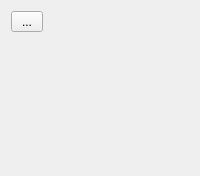
<?xml version="1.0" encoding="UTF-8"?>
<ui version="4.0">
 <class>Dock_position</class>
 <widget class="QWidget" name="Dock_position">
  <property name="sizePolicy">
   <sizepolicy hsizetype="Fixed" vsizetype="Preferred">
    <horstretch>0</horstretch>
    <verstretch>0</verstretch>
   </sizepolicy>
  </property>
  <layout class="QVBoxLayout" name="buttons_layout">
   <item>
    <widget class="QToolButton" name="btn_show">
     <property name="maximumSize">
      <size>
       <width>32</width>
       <height>32</height>
      </size>
     </property>
     <property name="text">
      <string>...</string>
     </property>
     <property name="checkable">
      <bool>true</bool>
     </property>
    </widget>
   </item>
   <item>
    <spacer name="verticalSpacer">
     <property name="orientation">
      <enum>Qt::Vertical</enum>
     </property>
     <property name="sizeHint" stdset="0">
      <size>
       <width>20</width>
       <height>133</height>
      </size>
     </property>
    </spacer>
   </item>
  </layout>
 </widget>
 <tabstops>
  <tabstop>btn_show</tabstop>
 </tabstops>
 <resources/>
 <connections/>
</ui>
